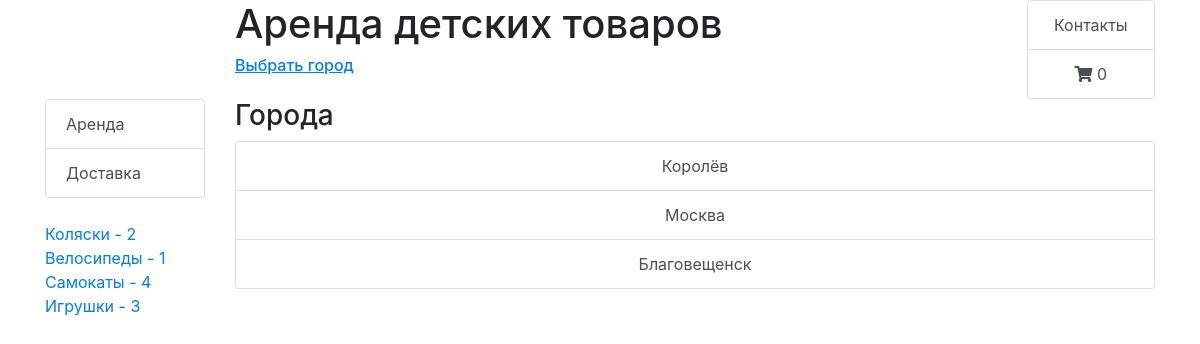
Screenshot of /city/ with the database file from the repository.
### renta_app/models.py (models this page shows, shortened)
class Category(models.Model):
    category = models.CharField('Категория', max_length=50, blank=True, null=True)
    price_per_month = models.PositiveSmallIntegerField('Цена за месяц, руб.', blank=True, null=True, default=0)
    price_per_day = models.PositiveSmallIntegerField('Цена за день, руб.', blank=True, null=True, default=0)
    price_per_hour = models.PositiveSmallIntegerField('Цена за час, руб.', blank=True, null=True, default=0)
    img = models.CharField('Ссылка на изображение', max_length=500, blank=True, null=True)
    class Meta:
        verbose_name = 'Категория'
        verbose_name_plural = 'Категории'

class City(models.Model):
    city = models.CharField('Город', max_length=100, blank=False, null=False, unique=True)
    class Meta:
        verbose_name = 'Город'
        verbose_name_plural = 'Города'

### renta_app/views.py (the view)
# urls.py: path('city/', CityListView.as_view(), name='city'),
class CityListView(ListView):
    template_name = 'renta_app/city_list.html'
    def get_queryset(self):
        return City.objects.exclude(item__isnull=True)

### context_processors/processors.py (called while the page is built)
def menu(request):
    if request.session.get('city_name', ''):
        categories_query = Category.objects.filter(item__city__city=request.session.get('city_name', '')).annotate(Sum('item__quantity'))
    else:
        categories_query = Category.objects.all().annotate(Sum('item__quantity'))
    context = {
        'categories': categories_query,
    }
    return context

def city(request):
    context = {
        'city_name': request.session.get('city_name', ''),
    }
    return context

### renta_app/templates/renta_app/city_list.html
{% extends "base.html" %}
{% block content %}
<h3>Города</h3>
<ul class="list-group">
    {% for city in object_list %}
        <a class="list-group-item list-group-item-action text-center" href="{% url 'renta_app:change-city' city.id %}">{{ city.city }}</a>
    {% endfor %}
</ul>
{% endblock %}

### templates/base.html (shortened to what this page needs)
<!doctype html>
<html lang="en">
<head>
    <link rel="stylesheet" href="https://stackpath.bootstrapcdn.com/bootstrap/4.1.0/css/bootstrap.min.css"
>
    <link rel="stylesheet" href="https://cdnjs.cloudflare.com/ajax/libs/fancybox/3.3.5/jquery.fancybox.min.css">
    <link rel="stylesheet" href="https://use.fontawesome.com/releases/v5.0.13/css/all.css"
>
</head>
<body>
<div class="container">
    <div class="row">
        <div class="col-2">
        </div>
        <div class="col">
            <div class="row">
                <div class="col-10">
                    <h1>Аренда детских товаров</h1>
                    <h6><a href="{% url 'renta_app:city' %}"><u>
                        {% if not city_name %}
                        Выбрать город
                        {% else %}
                        {{ city_name }}
                        {% endif %}
                    </u></a> </h6>
                </div>
                <div class="col-2 text-center">
                     <ul class="list-group">
                        <a class="list-group-item list-group-item-action text-center" href="{% url 'renta_app:contacts' %}">Контакты</a>
                        <a class="list-group-item list-group-item-action text-center" href="#"><i class="fas fa-shopping-cart"></i> 0</a>
                    </ul>
                </div>
            </div>
        </div>
    </div>
    <div class="row">
        <div class="col-2">
            <ul class="list-group">
                <a class="list-group-item list-group-item-action" href="{% url 'renta_app:rent-list' %}">Аренда</a>
                <a class="list-group-item list-group-item-action" href="{% url 'renta_app:delivery' %}">Доставка</a>
            </ul>
            {% for category in categories %}
            {% if category.item_set.all %}
            <br /><a href="{% url 'renta_app:rent-list' %}#{{ category.category }}">{{ category.category }} - {{ category.item__quantity__sum }}
            </a>
            {% endif %}
            {% endfor %}
        </div>
        <div class="col">
            {% block content %}
            {% endblock %}
        </div>
    </div>
</div>
</body>
</html>

### rows the page displays
Category: category "Коляски", item__quantity__sum "2"
Category: category "Велосипеды", item__quantity__sum "1"
Category: category "Самокаты", item__quantity__sum "4"
Category: category "Игрушки", item__quantity__sum "3"
City: city "Королёв"
City: city "Москва"
City: city "Благовещенск"
